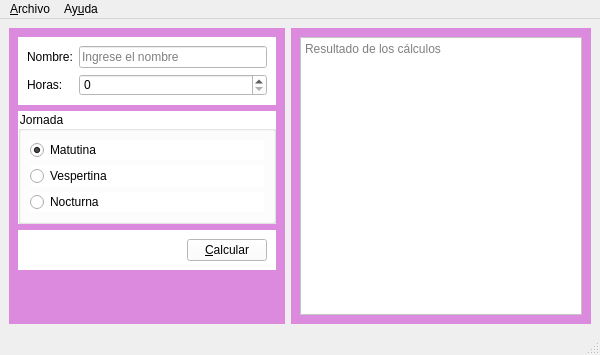
<?xml version="1.0" encoding="UTF-8"?>
<ui version="4.0">
 <class>Salarios</class>
 <widget class="QMainWindow" name="Salarios">
  <property name="windowModality">
   <enum>Qt::WindowModal</enum>
  </property>
  <property name="geometry">
   <rect>
    <x>0</x>
    <y>0</y>
    <width>600</width>
    <height>355</height>
   </rect>
  </property>
  <property name="minimumSize">
   <size>
    <width>600</width>
    <height>0</height>
   </size>
  </property>
  <property name="windowTitle">
   <string>Salarios</string>
  </property>
  <property name="windowIcon">
   <iconset resource="Recursos.qrc">
    <normaloff>:/Resourses/salario.png</normaloff>:/Resourses/salario.png</iconset>
  </property>
  <widget class="QWidget" name="centralwidget">
   <layout class="QHBoxLayout" name="horizontalLayout_2">
    <item>
     <widget class="QWidget" name="widget" native="true">
      <property name="minimumSize">
       <size>
        <width>250</width>
        <height>0</height>
       </size>
      </property>
      <property name="maximumSize">
       <size>
        <width>300</width>
        <height>16777215</height>
       </size>
      </property>
      <property name="styleSheet">
       <string notr="true">background-color: rgb(220, 138, 221);</string>
      </property>
      <layout class="QVBoxLayout" name="verticalLayout_2">
       <item>
        <widget class="QWidget" name="widget_3" native="true">
         <property name="styleSheet">
          <string notr="true">background-color: rgb(255, 255, 255);</string>
         </property>
         <layout class="QFormLayout" name="formLayout">
          <item row="0" column="0">
           <widget class="QLabel" name="label">
            <property name="text">
             <string>Nombre:</string>
            </property>
           </widget>
          </item>
          <item row="0" column="1">
           <widget class="QLineEdit" name="inNombre">
            <property name="placeholderText">
             <string>Ingrese el nombre</string>
            </property>
           </widget>
          </item>
          <item row="1" column="0">
           <widget class="QLabel" name="label_2">
            <property name="text">
             <string>Horas:</string>
            </property>
           </widget>
          </item>
          <item row="1" column="1">
           <widget class="QSpinBox" name="inHoras"/>
          </item>
         </layout>
        </widget>
       </item>
       <item>
        <widget class="QGroupBox" name="groupBox">
         <property name="styleSheet">
          <string notr="true">background-color: rgb(255, 255, 255);</string>
         </property>
         <property name="title">
          <string>Jornada</string>
         </property>
         <layout class="QVBoxLayout" name="verticalLayout">
          <item>
           <widget class="QRadioButton" name="inMatutina">
            <property name="text">
             <string>Matutina</string>
            </property>
            <property name="checked">
             <bool>true</bool>
            </property>
           </widget>
          </item>
          <item>
           <widget class="QRadioButton" name="inVespertina">
            <property name="text">
             <string>Vespertina</string>
            </property>
           </widget>
          </item>
          <item>
           <widget class="QRadioButton" name="inNocturna">
            <property name="text">
             <string>Nocturna</string>
            </property>
           </widget>
          </item>
         </layout>
        </widget>
       </item>
       <item>
        <widget class="QWidget" name="widget_4" native="true">
         <property name="styleSheet">
          <string notr="true">background-color: rgb(255, 255, 255);</string>
         </property>
         <layout class="QHBoxLayout" name="horizontalLayout">
          <item>
           <spacer name="horizontalSpacer">
            <property name="orientation">
             <enum>Qt::Horizontal</enum>
            </property>
            <property name="sizeHint" stdset="0">
             <size>
              <width>151</width>
              <height>20</height>
             </size>
            </property>
           </spacer>
          </item>
          <item>
           <widget class="QPushButton" name="btnCalcular">
            <property name="text">
             <string>&amp;Calcular</string>
            </property>
           </widget>
          </item>
         </layout>
        </widget>
       </item>
       <item>
        <spacer name="verticalSpacer">
         <property name="orientation">
          <enum>Qt::Vertical</enum>
         </property>
         <property name="sizeHint" stdset="0">
          <size>
           <width>20</width>
           <height>70</height>
          </size>
         </property>
        </spacer>
       </item>
      </layout>
     </widget>
    </item>
    <item>
     <widget class="QWidget" name="widget_2" native="true">
      <property name="minimumSize">
       <size>
        <width>300</width>
        <height>0</height>
       </size>
      </property>
      <property name="styleSheet">
       <string notr="true">background-color: rgb(220, 138, 221);</string>
      </property>
      <layout class="QVBoxLayout" name="verticalLayout_3">
       <item>
        <widget class="QPlainTextEdit" name="outCalculos">
         <property name="styleSheet">
          <string notr="true">background-color: rgb(255, 255, 255);</string>
         </property>
         <property name="readOnly">
          <bool>true</bool>
         </property>
         <property name="placeholderText">
          <string>Resultado de los cálculos</string>
         </property>
        </widget>
       </item>
      </layout>
     </widget>
    </item>
   </layout>
  </widget>
  <widget class="QMenuBar" name="menubar">
   <property name="geometry">
    <rect>
     <x>0</x>
     <y>0</y>
     <width>600</width>
     <height>22</height>
    </rect>
   </property>
   <widget class="QMenu" name="menuArchivo">
    <property name="title">
     <string>&amp;Archivo</string>
    </property>
    <addaction name="actionNuevo"/>
    <addaction name="actionAbrir"/>
    <addaction name="actionGuardar"/>
    <addaction name="separator"/>
    <addaction name="actionCalcular"/>
    <addaction name="separator"/>
    <addaction name="actionSalir"/>
   </widget>
   <widget class="QMenu" name="menuAyuda">
    <property name="title">
     <string>Ay&amp;uda</string>
    </property>
    <addaction name="actionAcerca_de"/>
   </widget>
   <addaction name="menuArchivo"/>
   <addaction name="menuAyuda"/>
  </widget>
  <widget class="QStatusBar" name="statusbar"/>
  <action name="actionNuevo">
   <property name="icon">
    <iconset resource="Recursos.qrc">
     <normaloff>:/Resourses/nuevo.png</normaloff>:/Resourses/nuevo.png</iconset>
   </property>
   <property name="text">
    <string>&amp;Nuevo</string>
   </property>
   <property name="shortcut">
    <string>Ctrl+N</string>
   </property>
  </action>
  <action name="actionAbrir">
   <property name="icon">
    <iconset resource="Recursos.qrc">
     <normaloff>:/Resourses/abrir.png</normaloff>:/Resourses/abrir.png</iconset>
   </property>
   <property name="text">
    <string>&amp;Abrir</string>
   </property>
   <property name="shortcut">
    <string>Ctrl+A</string>
   </property>
  </action>
  <action name="actionGuardar">
   <property name="icon">
    <iconset resource="Recursos.qrc">
     <normaloff>:/Resourses/guardar.png</normaloff>:/Resourses/guardar.png</iconset>
   </property>
   <property name="text">
    <string>&amp;Guardar</string>
   </property>
   <property name="shortcut">
    <string>Ctrl+S</string>
   </property>
  </action>
  <action name="actionCalcular">
   <property name="icon">
    <iconset resource="Recursos.qrc">
     <normaloff>:/Resourses/calcular.png</normaloff>:/Resourses/calcular.png</iconset>
   </property>
   <property name="text">
    <string>&amp;Calcular</string>
   </property>
   <property name="shortcut">
    <string>F1</string>
   </property>
  </action>
  <action name="actionSalir">
   <property name="icon">
    <iconset resource="Recursos.qrc">
     <normaloff>:/Resourses/salir.png</normaloff>:/Resourses/salir.png</iconset>
   </property>
   <property name="text">
    <string>&amp;Salir</string>
   </property>
   <property name="shortcut">
    <string>Ctrl+Q</string>
   </property>
  </action>
  <action name="actionAcerca_de">
   <property name="icon">
    <iconset resource="Recursos.qrc">
     <normaloff>:/Resourses/ayuda.png</normaloff>:/Resourses/ayuda.png</iconset>
   </property>
   <property name="text">
    <string>Acerca de Salarios</string>
   </property>
  </action>
 </widget>
 <resources>
  <include location="Recursos.qrc"/>
 </resources>
 <connections/>
</ui>
